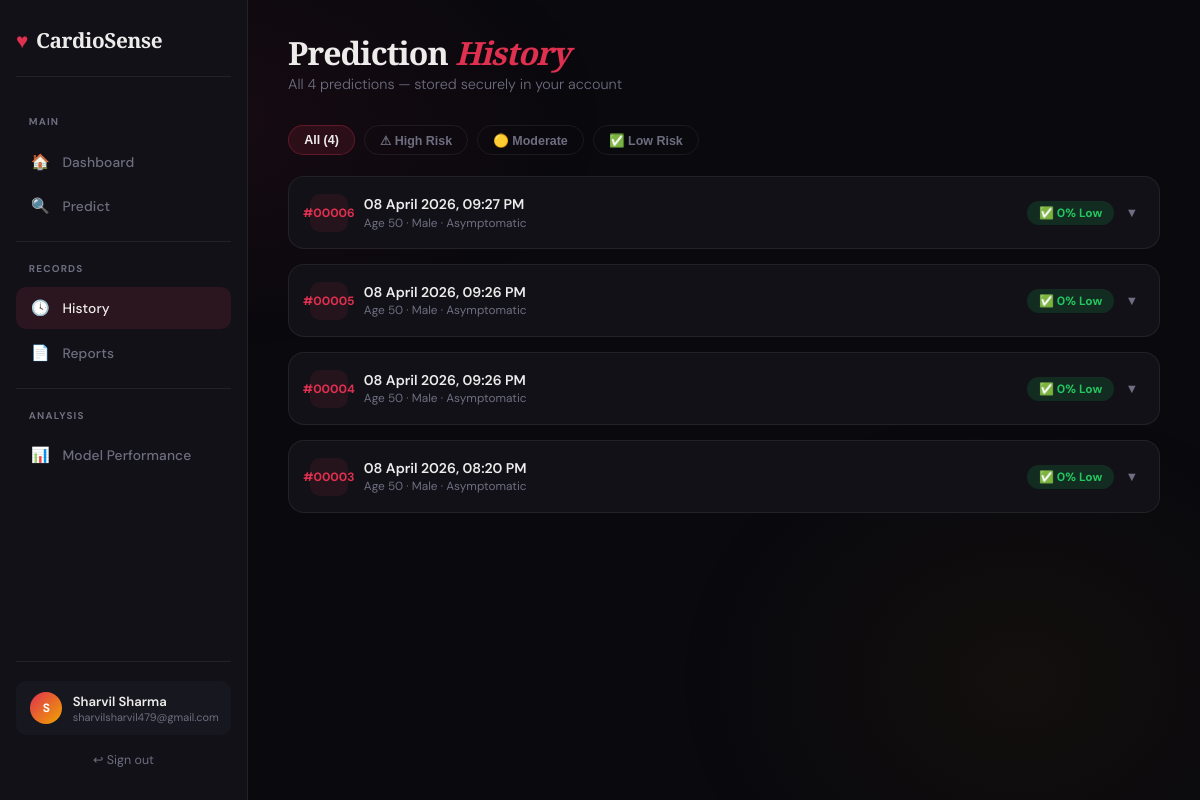
The app's page /history (signed in) with its own data.
### app.py (models this page shows)
class Prediction(db.Model):
    id           = db.Column(db.Integer, primary_key=True)
    user_id      = db.Column(db.Integer, db.ForeignKey('user.id'), nullable=False)
    created_at   = db.Column(db.DateTime, default=datetime.utcnow)
    age          = db.Column(db.Integer)
    sex          = db.Column(db.Integer)
    chestpain    = db.Column(db.Integer)
    rbp          = db.Column(db.Integer)
    cholesterol  = db.Column(db.Integer)
    fasting_bs   = db.Column(db.Integer)
    ecg          = db.Column(db.Integer)
    max_hr       = db.Column(db.Integer)
    angina       = db.Column(db.Integer)
    oldpeak      = db.Column(db.Float)
    st_slope     = db.Column(db.Integer)
    risk_pct     = db.Column(db.Integer)
    risk_label   = db.Column(db.String(20))
    results_json = db.Column(db.Text)

### app.py (the view)
@app.route('/history')
@login_required
def history():
    preds = Prediction.query.filter_by(user_id=session['user_id'])\
                            .order_by(Prediction.created_at.desc()).all()
    return render_template('history.html', predictions=preds, name=session['name'])

### app.py (called while the page is built)
@app.template_filter('from_json')
def from_json_filter(value):
    if not value:
        return []
    try:
        return json.loads(value)
    except Exception:
        return []

def login_required(f):
    @wraps(f)
    def decorated(*args, **kwargs):
        if 'user_id' not in session:
            return redirect(url_for('login'))
        return f(*args, **kwargs)
    return decorated

### templates/history.html (shortened to what this page needs)
{% extends "base.html" %}
{% block content %}
<div class="page-header">
  <h1>Prediction <em>History</em></h1>
  <p>All {{ predictions|length }} prediction{{ 's' if predictions|length != 1 else '' }} — stored securely in your account</p>
</div>
{% if predictions %}
<div class="filter-bar">
  <button class="fb active" onclick="filt('all',this)">All ({{ predictions|length }})</button>
  <button class="fb" onclick="filt('high',this)">⚠ High Risk</button>
  <button class="fb" onclick="filt('moderate',this)">🟡 Moderate</button>
  <button class="fb" onclick="filt('low',this)">✅ Low Risk</button>
</div>
{% for p in predictions %}
{% set results_list = p.results_json | from_json %}
<div class="hcard" data-risk="{{ p.risk_label }}">
  <div class="hc-head" onclick="tog({{ loop.index }})">
    <div class="hc-num">#{{ '%05d' % p.id }}</div>
    <div class="hc-meta">
      <h4>{{ p.created_at.strftime('%d %B %Y, %I:%M %p') }}</h4>
      <p>
        Age {{ p.age }} &middot;
        {{ 'Male' if p.sex==0 else 'Female' }} &middot;
        {% if p.chestpain==0 %}Atypical Angina
        {% elif p.chestpain==1 %}Non-Anginal Pain
        {% elif p.chestpain==2 %}Asymptomatic
        {% else %}Typical Angina{% endif %}
      </p>
    </div>
    <div class="hc-right">
      <span class="risk-badge risk-{{ p.risk_label }}">
        {{ '⚠' if p.risk_label=='high' else ('🟡' if p.risk_label=='moderate' else '✅') }}
        {{ p.risk_pct }}% {{ p.risk_label|capitalize }}
      </span>
      <span class="chevron" id="chev{{ loop.index }}">▼</span>
    </div>
  </div>
</div>
{% endfor %}
{% endif %}
{% endblock %}

### templates/base.html (shortened to what this page needs)
<!DOCTYPE html>
<html lang="en">
<head>
</head>
<body>
{% if session.user_id %}
<aside class="sidebar">
  <div class="sidebar-logo">
    <span class="heart">♥</span> CardioSense
  </div>
  <nav class="sidebar-nav">
    <div class="nav-section-label">Main</div>
    <a href="/dashboard" class="nav-link {% if request.path=='/dashboard' %}active{% endif %}">
      <span class="nav-icon">🏠</span> Dashboard
    </a>
    <a href="/predict" class="nav-link {% if request.path=='/predict' %}active{% endif %}">
      <span class="nav-icon">🔍</span> Predict
    </a>
    <div class="nav-divider"></div>
    <div class="nav-section-label">Records</div>
    <a href="/history" class="nav-link {% if request.path=='/history' %}active{% endif %}">
      <span class="nav-icon">🕓</span> History
    </a>
    <a href="/reports" class="nav-link {% if request.path=='/reports' %}active{% endif %}">
      <span class="nav-icon">📄</span> Reports
    </a>
    <div class="nav-divider"></div>
    <div class="nav-section-label">Analysis</div>
    <a href="/performance" class="nav-link {% if request.path=='/performance' %}active{% endif %}">
      <span class="nav-icon">📊</span> Model Performance
    </a>
  </nav>
  <div class="sidebar-footer">
    <div class="user-chip">
      <div class="avatar">{{ session.name[0]|upper }}</div>
      <div>
        <div class="user-name">{{ session.name }}</div>
        <div class="user-role">{{ session.email }}</div>
      </div>
    </div>
    <a href="/logout" class="logout-link">↩ Sign out</a>
  </div>
</aside>
{% endif %}
<div class="main">
  {% block content %}{% endblock %}
</div>
</body>
</html>

### templates/base.html (style rules this page uses)
:root { --bg:#09090e; --surface:#111117; --surface2:#17171f; --border:rgba(255,255,255,0.07); --accent:#e03050; --gold:#f0a500; --text:#eeeceb; --muted:#6e6e80; --success:#22c55e; --warn:#f0a500; --glow:0 0 40px rgba(224,48,80,0.1); --radius:16px; }
*,*::before,*::after { box-sizing:border-box;margin:0;padding:0 }
html { scroll-behavior:smooth }
body { background:var(--bg);color:var(--text);font-family:'DM Sans',sans-serif;min-height:100vh;overflow-x:hidden }
body::before { content:'';position:fixed;inset:0;background:radial-gradient(ellipse 55% 45% at 15% 15%,rgba(224,48,80,.07) 0%,transparent 65%),radial-gradient(ellipse 45% 55% at 85% 85%,rgba(240,165,0,.045) 0%,transparent 65%);pointer-events:none;z-index:0 }
.sidebar { position:fixed;left:0;top:0;bottom:0;width:248px;background:var(--surface);border-right:1px solid var(--border);display:flex;flex-direction:column;padding:1.6rem 1rem;z-index:50 }
.sidebar-logo { font-family:'Playfair Display',serif;font-size:1.3rem;font-weight:700;letter-spacing:-.02em;display:flex;align-items:center;gap:.5rem;margin-bottom:2rem;padding-bottom:1.4rem;border-bottom:1px solid var(--border) }
.sidebar-logo .heart { color:var(--accent);animation:hb 1.8s ease-in-out infinite;display:inline-block }
.nav-section-label { font-size:.62rem;font-weight:700;letter-spacing:.12em;text-transform:uppercase;color:var(--muted);padding:.4rem .8rem;margin-bottom:.2rem }
.nav-link { display:flex;align-items:center;gap:.75rem;padding:.7rem .9rem;border-radius:10px;color:var(--muted);font-size:.86rem;font-weight:500;text-decoration:none;transition:all .2s;letter-spacing:.01em;position:relative }
.nav-link.active { background:rgba(224,48,80,.12);color:var(--text) }
.nav-link.active .nav-icon { color:var(--accent) }
.nav-link .nav-icon { font-size:.95rem;width:20px;text-align:center }
.sidebar-nav { display:flex;flex-direction:column;gap:.15rem;flex:1 }
.nav-divider { height:1px;background:var(--border);margin:.7rem 0 }
.sidebar-footer { padding-top:1.2rem;border-top:1px solid var(--border) }
.user-chip { display:flex;align-items:center;gap:.65rem;padding:.7rem .9rem;border-radius:10px;background:var(--surface2);font-size:.82rem }
.avatar { width:32px;height:32px;border-radius:50%;background:linear-gradient(135deg,var(--accent),var(--gold));display:flex;align-items:center;justify-content:center;font-weight:700;font-size:.75rem;flex-shrink:0;color:#fff }
.user-name { font-weight:600;color:var(--text);white-space:nowrap;overflow:hidden;text-overflow:ellipsis;max-width:130px }
.user-role { font-size:.68rem;color:var(--muted) }
.logout-link { display:block;text-align:center;margin-top:.65rem;font-size:.78rem;color:var(--muted);text-decoration:none;padding:.4rem;border-radius:8px;transition:color .2s,background .2s }
.main { margin-left:248px;padding:2.2rem 2.5rem;position:relative;z-index:1;min-height:100vh }
.page-header { margin-bottom:2rem }
.page-header h1 { font-family:'Playfair Display',serif;font-size:2rem;font-weight:900;letter-spacing:-.03em;line-height:1.1;margin-bottom:.3rem }
.page-header h1 em { font-style:italic;color:var(--accent) }
.page-header p { color:var(--muted);font-size:.9rem;font-weight:300 }
.risk-badge { display:inline-flex;align-items:center;gap:.35rem;padding:.25rem .75rem;border-radius:50px;font-size:.75rem;font-weight:700 }
.risk-low { background:rgba(34,197,94,.15);color:var(--success) }

### records on screen
Prediction: id "00006", created_at "08 April 2026, 09:27 PM", age "50", sex "Male", chestpain "Asymptomatic", risk_label "✅", risk_pct "0", risk_label "Low"
Prediction: id "00005", created_at "08 April 2026, 09:26 PM", age "50", sex "Male", chestpain "Asymptomatic", risk_label "✅", risk_pct "0", risk_label "Low"
Prediction: id "00004", created_at "08 April 2026, 09:26 PM", age "50", sex "Male", chestpain "Asymptomatic", risk_label "✅", risk_pct "0", risk_label "Low"
Prediction: id "00003", created_at "08 April 2026, 08:20 PM", age "50", sex "Male", chestpain "Asymptomatic", risk_label "✅", risk_pct "0", risk_label "Low"

### other values on screen
{{ session.name[0]|upper }} "S"
{{ session.name }} "Sharvil Sharma"
{{ session.email }} "sharvilsharvil479@gmail.com"
{{ predictions|length }} "4"
{{ 's' if predictions|length != 1 else '' }} "s"
